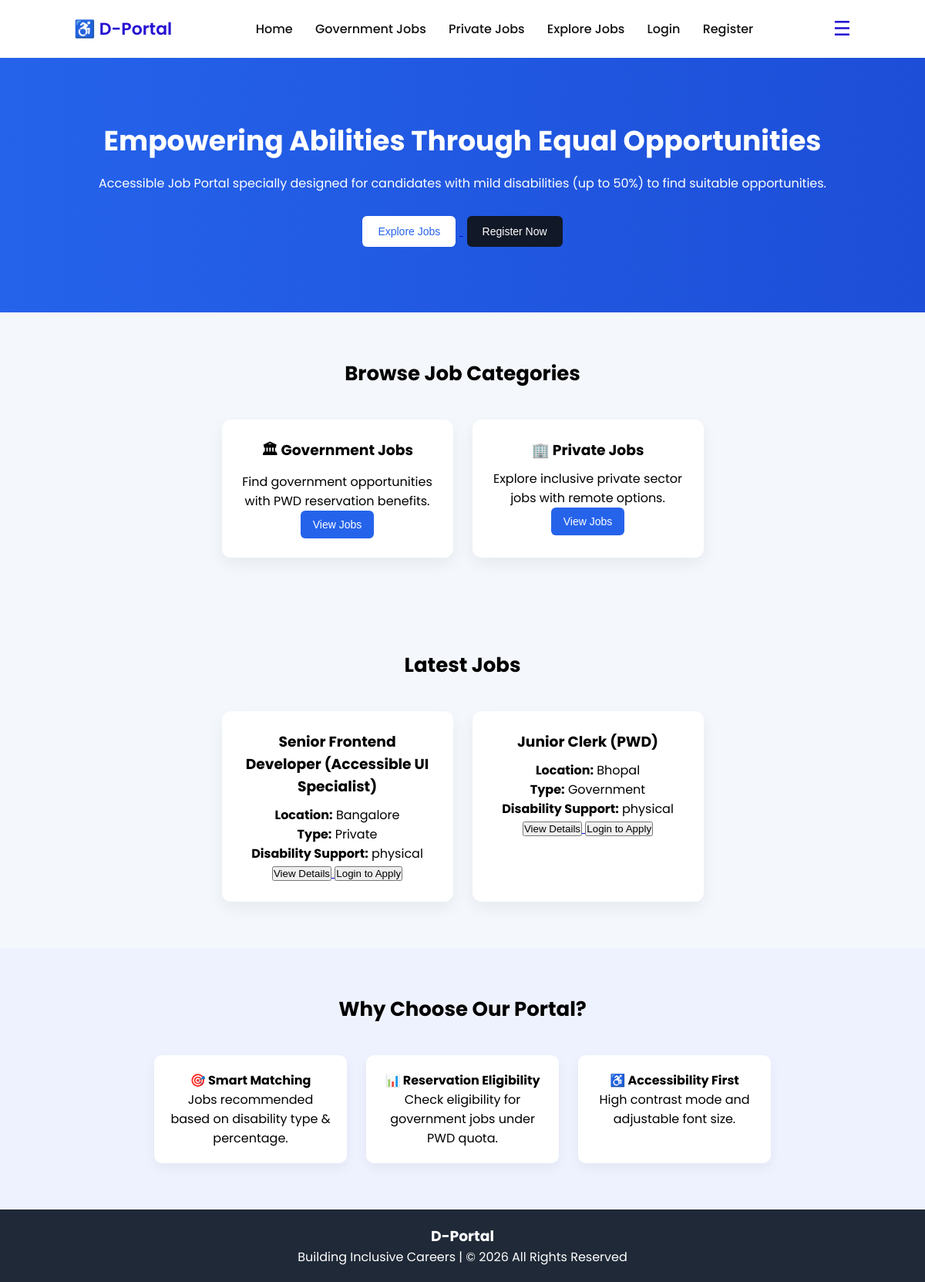
The page / on the database its author committed.
### portal/models.py (models this page shows, shortened)
class Job(models.Model):
    JOB_TYPE = (
        ('Government', 'Government'),
        ('Private', 'Private'),
    )
    employer = models.ForeignKey(Employer, on_delete=models.CASCADE)
    title = models.CharField(max_length=200)
    job_type = models.CharField(max_length=20, choices=JOB_TYPE)
    department = models.CharField(max_length=100)
    location = models.CharField(max_length=100)
    skills = models.TextField()
    disability_type = models.CharField(max_length=100)
    disability_percent = models.IntegerField()
    benefits = models.TextField(null=True, blank=True)
    description = models.TextField()
    salary = models.CharField(max_length=50)
    last_date = models.DateField(null=True, blank=True)
    status = models.CharField(max_length=20, default='Active')

### portal/views.py (the view)
# urls.py: path('', views.home, name='home'),
def home(request):
    jobs = Job.objects.all().order_by('-id')[:6]
    return render(request, 'home.html', {'jobs': jobs})

### templates/home.html (shortened to what this page needs)
<!DOCTYPE html>
{% load static %}
<html lang="en">
<head>
<link rel="stylesheet" href="{% static 'css/style.css' %}">
</head>
<body>
<header>
<div class="logo">♿ D-Portal</div>
<nav class="nav-links">
<a href="{% url 'home' %}">Home</a>
<a href="{% url 'govt_job' %}">Government Jobs</a>
<a href="{% url 'private_job' %}">Private Jobs</a>
<a href="{% url 'explore_job' %}">Explore Jobs</a>
{% if user.is_authenticated %}
<a href="{% url 'dashboard' %}">Dashboard</a>
<a href="{% url 'logout' %}">Logout</a>
{% else %}
<a href="{% url 'login' %}">Login</a>
<a href="{% url 'register' %}">Register</a>
{% endif %}
</nav>
<div class="menu-container">
<div class="hamburger" onclick="toggleDropdown()">☰</div>
</div>
</header>
<section class="hero">
<h1>Empowering Abilities Through Equal Opportunities</h1>
<p>
Accessible Job Portal specially designed for candidates with mild disabilities (up to 50%) to find suitable opportunities.
</p>
<a href="{% url 'explore_job' %}">
<button class="btn-primary">Explore Jobs</button>
</a>
<a href="{% url 'register' %}">
<button class="btn-secondary">Register Now</button>
</a>
</section>
<section class="job-section">
<h2 class="section-title">Browse Job Categories</h2>
<div class="cards">
<div class="card gov">
<h3>🏛 Government Jobs</h3>
<p>Find government opportunities with PWD reservation benefits.</p>
<a href="{% url 'govt_job' %}">
<button class="JBTN">View Jobs</button>
</a>
</div>
<div class="card private">
<h3>🏢 Private Jobs</h3>
<p>Explore inclusive private sector jobs with remote options.</p>
<a href="{% url 'private_job' %}">
<button class="JBTN">View Jobs</button>
</a>
</div>
</div>
</section>
<section class="job-section">
<h2 class="section-title">Latest Jobs</h2>
<div class="cards">
{% for job in jobs %}
<div class="card">
<h3>{{ job.title }}</h3>
<p><strong>Location:</strong> {{ job.location }}</p>
<p><strong>Type:</strong> {{ job.job_type }}</p>
{% if job.disability_type %}
<p><strong>Disability Support:</strong> {{ job.disability_type }}</p>
{% endif %}
<a href="{% url 'job_detail' job.id %}">
<button>View Details</button>
</a>
{% if user.is_authenticated %}
<a href="{% url 'apply_job' job.id %}">
<button class="apply-btn">Apply Now</button>
</a>
{% else %}
<a href="{% url 'login' %}">
<button class="apply-btn">Login to Apply</button>
</a>
{% endif %}
</div>
{% empty %}
<p>No jobs available right now. Please check later 😊</p>
{% endfor %}
</div>
</section>
<section class="features">
<h2 class="section-title">Why Choose Our Portal?</h2>
<div class="feature-grid">
<div class="feature">
<h4>🎯 Smart Matching</h4>
<p>Jobs recommended based on disability type & percentage.</p>
</div>
<div class="feature">
<h4>📊 Reservation Eligibility</h4>
<p>Check eligibility for government jobs under PWD quota.</p>
</div>
<div class="feature">
<h4>♿ Accessibility First</h4>
<p>High contrast mode and adjustable font size.</p>
</div>
</div>
</section>
<footer>
<h3>D-Portal</h3>
<p>Building Inclusive Careers | © 2026 All Rights Reserved</p>
</footer>
</body>
</html>

### static/css/style.css (style rules this page uses)
* { margin: 0; padding: 0; box-sizing: border-box; }
body { font-family: 'Poppins', sans-serif; background: #f4f7fc; }
header { display: flex; justify-content: space-between; align-items: center; padding: 18px 8%; background: white; color: rgb(37, 18, 209); position: relative; }
.logo { font-size: 22px; font-weight: 600; }
.nav-links a { text-decoration: none; color: rgb(19, 16, 16); margin-left: 25px; font-weight: 500; transition: 0.3s; }
.menu-container { position: relative; margin-left: 20px; }
.hamburger { font-size: 26px; cursor: pointer; user-select: none; }
.hero { text-align: center; padding: 80px 20px; background: linear-gradient(to right, #2563eb, #1d4ed8); color: white; }
.hero h1 { font-size: 36px; margin-bottom: 15px; }
.hero p { font-size: 16px; margin-bottom: 25px; }
.btn-primary, .btn-secondary { padding: 12px 20px; border-radius: 6px; border: none; cursor: pointer; font-size: 14px; margin: 5px; transition: 0.3s; }
.btn-primary { background: white; color: #2563eb; }
.btn-secondary { background: #111827; color: white; }
.job-section { padding: 60px 8%; text-align: center; }
.section-title { margin-bottom: 40px; font-size: 26px; }
.cards { display: flex; gap: 25px; justify-content: center; flex-wrap: wrap; }
.card { background: white; padding: 25px; width: 300px; border-radius: 12px; box-shadow: 0 8px 20px rgba(0,0,0,0.06); transition: 0.3s; }
.card h3 { margin-bottom: 10px; }
.JBTN { background:#2563eb; color:white; padding:10px 16px; border:none; border-radius:6px; cursor:pointer; font-size:14px; transition:0.3s; }
.features { background: #eef2ff; padding: 60px 8%; text-align: center; }
.feature-grid { display: flex; gap: 25px; justify-content: center; flex-wrap: wrap; }
.feature { background: white; padding: 20px; width: 250px; border-radius: 10px; box-shadow: 0 6px 15px rgba(0,0,0,0.05); transition: 0.3s; }
footer { text-align: center; padding: 20px; background: #1f2937; color: white; }

### rows shown on the page
Job: title "Senior Frontend Developer (Accessible UI Specialist)", location "Bangalore", job_type "Private", disability_type "physical"
Job: title "Junior Clerk (PWD)", location "Bhopal", job_type "Government", disability_type "physical"
